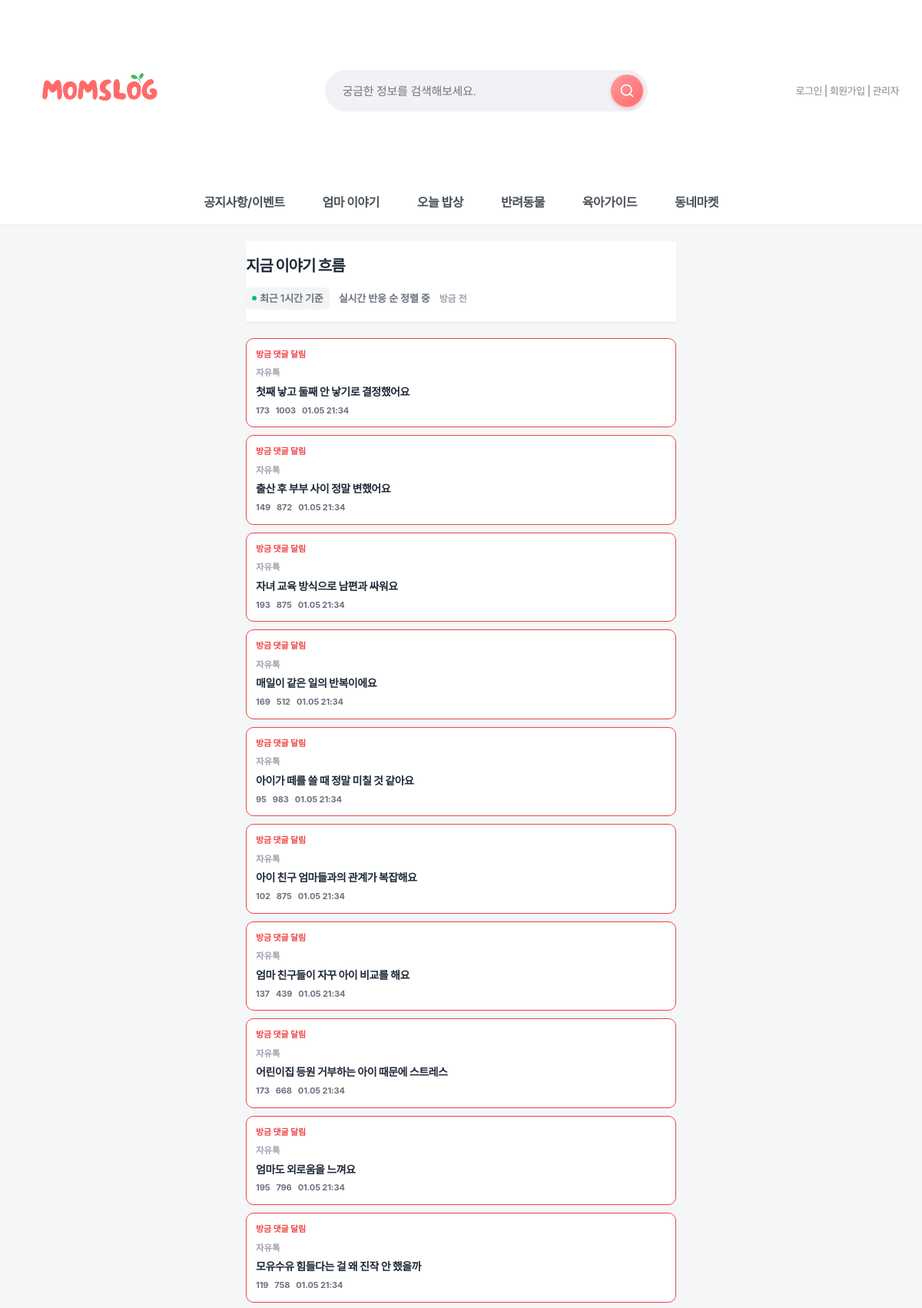
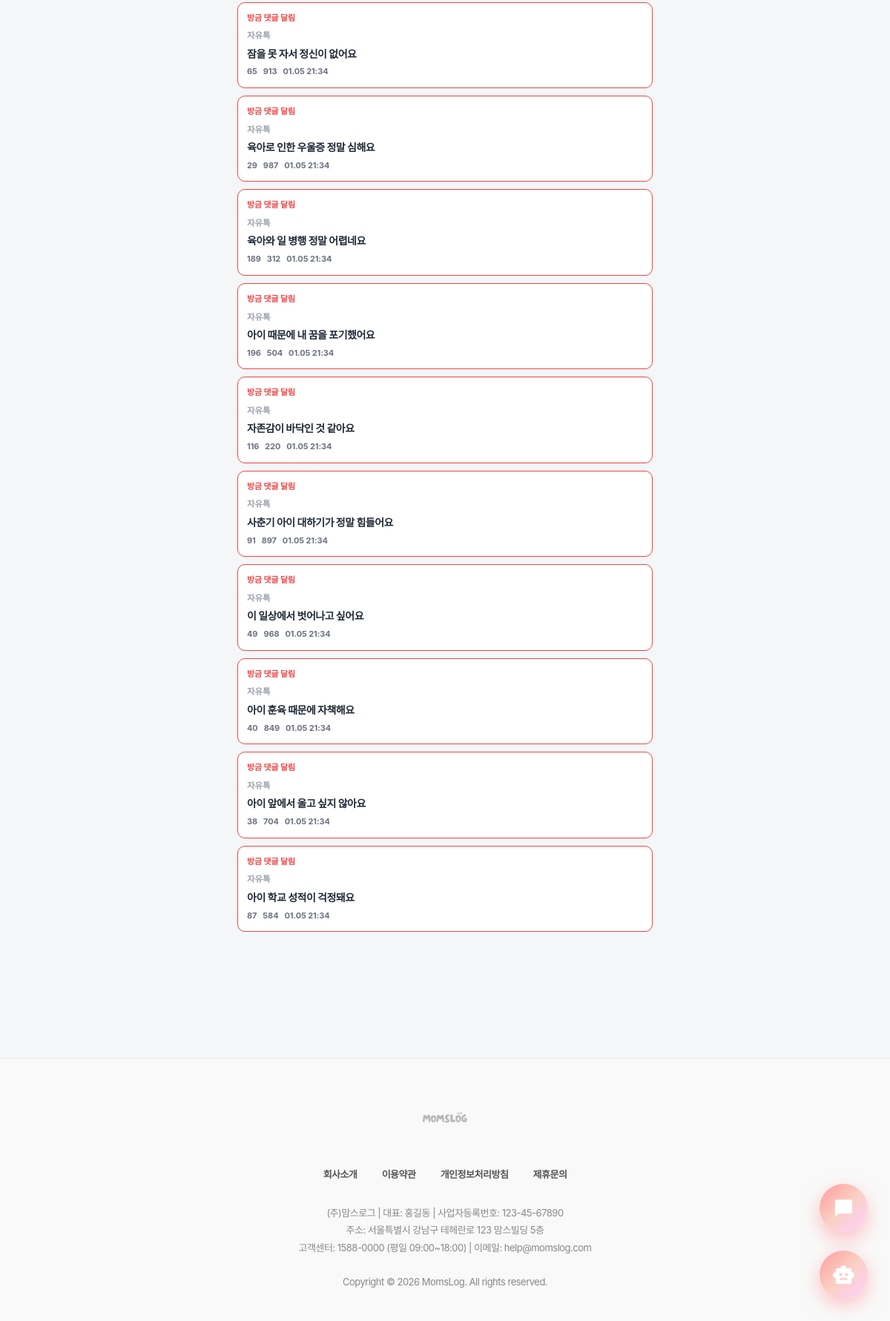
The app's page /realtime-feed/ with its own data (2 pictures, top to bottom).
### board/models.py (models this page shows, shortened)
class FreePost(models.Model):
    CATEGORY_CHOICES = [
        ('all', '전체보기'),
        ('mom', '육아수다'),
        ('husband', '남편뒷담화'),
        ('family', '시댁/친정'),
        ('preg', '임신출산'),
    ]
    REGION_CHOICES = [
        ('seoul', '서울시'),
        ('gyeonggi', '경기도'),
        ('incheon', '인천시'),
        ('daejeon', '대전시'),
        ('daegu', '대구시'),
        ('busan', '부산시'),
        ('gwangju', '광주시'),
        ('ulsan', '울산시'),
        ('sejong', '세종시'),
        ('other', '기타'),
    ]
    category = models.CharField(
        max_length=20,
        choices=CATEGORY_CHOICES,
        default='mom',
        verbose_name='카테고리'
    )
    title = models.CharField(max_length=200, verbose_name="제목")
    content = models.TextField(verbose_name="내용")
    author = models.ForeignKey(settings.AUTH_USER_MODEL, on_delete=models.CASCADE, verbose_name="작성자")
    created_at = models.DateTimeField(auto_now_add=True, verbose_name="작성일")
    views = models.IntegerField(default=0, verbose_name="조회수")
    reaction_empathy = models.IntegerField(default=0, verbose_name="공감해요")      # 🤝
    reaction_courage = models.IntegerField(default=0, verbose_name="힘내세요")     # 💪
    reaction_cheer = models.IntegerField(default=0, verbose_name="축하해요")       # 🎉
    reaction_support = models.IntegerField(default=0, verbose_name="응원해요")     # 👏
    reaction_thanks = models.IntegerField(default=0, verbose_name="고마워요")      # 🙏
    region = models.CharField(max_length=20, choices=REGION_CHOICES, null=True, blank=True, verbose_name="지역")
    district = models.CharField(max_length=50, null=True, blank=True, verbose_name="구/군")
    dong = models.CharField(max_length=50, null=True, blank=True, verbose_name="동/읍/면")
    latitude = models.DecimalField(max_digits=9, decimal_places=6, null=True, blank=True, verbose_name="위도")
    longitude = models.DecimalField(max_digits=9, decimal_places=6, null=True, blank=True, verbose_name="경도")
    comment_count = models.IntegerField(default=0, verbose_name="댓글수")
    bookmark_count = models.IntegerField(default=0, verbose_name="저장수")
    popularity_score = models.FloatField(default=0, verbose_name="인기도 점수")
    is_pinned = models.BooleanField(default=False, verbose_name="운영진 고정")
    pinned_at = models.DateTimeField(null=True, blank=True, verbose_name="고정 시간")
    class Meta:
        verbose_name = '자유게시판'
        verbose_name_plural = '자유게시판'
        ordering = ['-created_at']
        indexes = [
            models.Index(fields=['-is_pinned', '-popularity_score', '-created_at']),
            models.Index(fields=['region', '-popularity_score']),
        ]

### main/views.py (the view, shortened to what this page needs)
# urls.py: path('realtime-feed/', views.realtime_feed, name='realtime_feed'),  # 26-01-05 슬기 추가: 실시간 반응 피드
def realtime_feed(request):
    page = request.GET.get('page', 1)
    limit = 20  # ??번에 로드??글??개수
    try:
        page = int(page)
        if page < 1:
            page = 1
    except (ValueError, TypeError):
        page = 1
    offset = (page - 1) * limit
    free_posts = list(FreePost.objects.order_by('-popularity_score', '-created_at')[:200])
    hotdeal_posts = list(HotDeal.objects.order_by('-popularity_score', '-created_at')[:200])
    parenting_posts = list(ParentingInfo.objects.order_by('-popularity_score', '-created_at')[:200])
    for post in free_posts:
        post.post_type = 'free'
        post.popularity_icon = get_popularity_icon(post.popularity_score)
    for post in hotdeal_posts:
        post.post_type = 'hotdeal'
        post.popularity_icon = get_popularity_icon(post.popularity_score)
    for post in parenting_posts:
        post.post_type = 'parenting'
        post.popularity_icon = get_popularity_icon(post.popularity_score)
    all_posts = free_posts + hotdeal_posts + parenting_posts
    sorted_posts = sorted(all_posts, key=lambda x: (x.popularity_score, x.created_at), reverse=True)
    total_count = len(sorted_posts)
    paginated_posts = sorted_posts[offset:offset + limit]
    context = {
        'posts': paginated_posts,
        'total_count': total_count,
        'page': page,
        'limit': limit,
        'has_next': (offset + limit) < total_count,
    }
    return render(request, 'main/realtime_feed.html', context)

### main/templates/main/realtime_feed.html (shortened to what this page needs)
{% extends 'base.html' %}
{% load static %}
{% block content %}
<div class="realtime-container">
  <div class="realtime-header">
    <h1 class="realtime-header-title">지금 이야기 흐름</h1>
    <div class="realtime-status">
      <div class="status-badge">
        <div class="status-dot"></div>
        <span>최근 1시간 기준</span>
      </div>
      <span>실시간 반응 순 정렬 중</span>
      <span class="refresh-time" id="last-refresh">방금 전</span>
    </div>
  </div>
  <div class="realtime-feed" id="feed-container">
    {% for post in posts %}
      {% with views=post.views|default:0 comments=post.comment_count|default:0 score=post.popularity_score|default:0 %}
        {% if comments >= 10 %}
          {% with status_label="방금 댓글 달림" %}
          <a class="feed-card {% if comments >= 20 or score >= 80 %}level-top{% elif comments >= 8 or score >= 50 %}level-mid{% else %}level-base{% endif %}" href="{% if post.post_type == 'free' %}{% url 'board:free_detail' post.pk %}{% elif post.post_type == 'hotdeal' %}{% url 'board:hotdeal_detail' post.pk %}{% else %}{% url 'board:parenting_detail' post.pk %}{% endif %}">
            <div class="status">{{ status_label }}</div>
            <div class="sub">{% if post.post_type == 'free' %}자유톡{% elif post.post_type == 'hotdeal' %}핫딜{% else %}육아정보{% endif %}</div>
            <div class="title">{{ post.title }}</div>
            <div class="meta-line">
              <span class="metric comments">{{ comments }}</span>
              <span class="metric views">{{ views }}</span>
              <span class="metric time">{{ post.created_at|date:"m.d H:i" }}</span>
            </div>
          </a>
          {% endwith %}
        {% endif %}
      {% endwith %}
    {% empty %}
      <div class="empty-state">
        <div class="empty-state-icon">📭</div>
        <div class="empty-state-text">지금 반응 중인 글이 없습니다.</div>
      </div>
    {% endfor %}
  </div>
  <div class="scroll-trigger" id="scroll-trigger">
  </div>
</div>
{% endblock %}

### main/templates/base.html (shortened to what this page needs)
{% load static %}
<!DOCTYPE html>
<html lang="en">
<head>
    <link rel="stylesheet" as="style" crossorigin href="https://cdn.jsdelivr.net/gh/orioncactus/pretendard@v1.3.9/dist/web/static/pretendard.min.css" />
    <link rel="stylesheet" href="{% static 'css/style.css' %}?v=3">
    <link rel="stylesheet" href="{% static 'css/dropdown.css' %}">
    <link rel="stylesheet" href="{% static 'css/signup.css' %}">
    <link rel="stylesheet" href="{% static 'css/mobile.css' %}">
    <link rel="stylesheet" href="{% static 'css/darkmode.css' %}">
    <link rel="stylesheet" href="{% static 'css/premium-finish.css' %}">
        <link rel="stylesheet" href="{% static 'css/mindcheck-modal.css' %}?v=20260111">
</head>
<body class="light-mode">
    <header>
        <div class="header-top">
            <div class="container">
                <h1 class="logo">
                <a href="{% url 'main:index' %}">
                    <img src="{% static 'images/8.png' %}" alt="맘스로그 로고" style="height: 200px; width: auto;">
                </a>
            </h1>
                <form class="search-bar" method="get" action="{% url 'main:search' %}">
                    <input type="text" name="q" placeholder="궁금한 정보를 검색해보세요." value="{{ q|default:'' }}">
                    <button type="submit">
                        <svg width="20" height="20" viewBox="0 0 24 24" fill="none" stroke="currentColor" stroke-width="2" stroke-linecap="round" stroke-linejoin="round">
                            <circle cx="11" cy="11" r="8"></circle>
                            <path d="m21 21-4.35-4.35"></path>
                        </svg>
                    </button>
                </form>
                <div class="top-links">
                    {% if user.is_authenticated %}
                        <a href="{% url 'board:notification_list' %}" class="notification-icon" id="notificationLink">
                            🔔
                            {% with unread_count=user.notifications.count %}
                            {% if unread_count > 0 %}
                                <span class="notification-badge" id="notifBadge" data-count="{{ unread_count }}">{{ unread_count }}</span>
                            {% endif %}
                            {% endwith %}
                        </a>
                        <span> <b>{% if user.is_superuser %}관리자{% else %}{{ user.nickname }}{% endif %}</b>님 환영합니다!</span>
                        | <a href="{% url 'accounts:profile_auth' %}">마이페이지</a>
                        | <a href="{% url 'accounts:logout' %}">로그아웃</a>
                        {% if user.is_staff %}
                        | <a href="{% url 'accounts:admin_dashboard' %}">관리자 통계</a>
                        | <a href="/admin/">관리자</a>
                        {% endif %}
                    {% else %}
                        <a href="{% url 'accounts:login' %}">로그인</a>
                        | <a href="{% url 'accounts:signup' %}">회원가입</a>
                        | <a href="/admin/">관리자</a>
                    {% endif %}
                </div>
            </div>
        </div>
        <nav class="main-nav">
            <div class="container">
                <ul id="mainMenu">
                    <li><a href="{% url 'board:notice_list' %}">공지사항/이벤트</a></li>
                    <li class="has-sub">
                        <a href="javascript:void(0)" onclick="toggleMenu(this)">엄마 이야기</a>
                    </li>
                    <li class="has-sub">
                        <a href="javascript:void(0)" onclick="toggleMenu(this)">오늘 밥상</a>
                    </li>
                    <li class="has-sub">
                        <a href="javascript:void(0)" onclick="toggleMenu(this)">반려동물</a>
                    </li>
                    <li class="has-sub">
                        <a href="javascript:void(0)" onclick="toggleMenu(this)">육아가이드</a>
                    </li>
                    <li class="has-sub">
                        <a href="javascript:void(0)" onclick="toggleMenu(this)">동네마켓</a>
                    </li>
                </ul>
            </div>
        </nav>
    </header>
    <main class="container main-content">
        {% block content %}
        {% endblock %}
    </main>
    <footer>
        <div class="footer-content">
            <div class="footer-logo">
                <img src="{% static 'images/8.png' %}" style="height: 80px; opacity: 0.6; filter: grayscale(100%); margin-bottom: 20px;">
            </div>
            <div class="footer-links">
                <a href="#">회사소개</a>
                <a href="#">이용약관</a>
                <a href="#">개인정보처리방침</a>
                <a href="#">제휴문의</a>
            </div>
            <div class="company-info">
                (주)맘스로그 | 대표: 홍길동 | 사업자등록번호: 123-45-67890<br>
                주소: 서울특별시 강남구 테헤란로 123 맘스빌딩 5층<br>
                고객센터: 1588-0000 (평일 09:00~18:00) | 이메일: help@momslog.com<br>
                <br>Copyright © 2026 MomsLog. All rights reserved.
            </div>
        </div>
    </footer>
    {% include 'chatbot/chatbot_widget.html' %}
    {% include 'chat/chat_widget.html' %}
</body>
</html>

### chatbot/templates/chatbot/chatbot_widget.html (shortened to what this page needs)
{% load static %}
<!DOCTYPE html>
<html>
<head>
<link rel="stylesheet" as="style" crossorigin href="https://cdn.jsdelivr.net/gh/orioncactus/pretendard@v1.3.9/dist/web/static/pretendard.min.css" />
<link rel="stylesheet" href="{% static 'css/chatbot.css' %}">
</head>
<body>
<button class="chatbot-toggler" onclick="toggleChatbot()">
    <span class="material-icons-round" style="font-size: 32px;">smart_toy</span>
</button>
</body>
</html>

### chat/templates/chat/chat_widget.html (shortened to what this page needs)
{% load static %}
<button id="chatpopFab" class="chatpop-fab" title="실시간 채팅" aria-label="실시간 채팅">
  <span class="material-icons-round" style="font-size:28px;">chat_bubble</span>
</button>

### records on screen
FreePost: status_label "방금 댓글 달림", shows "자유톡", title "첫째 낳고 둘째 안 낳기로 결정했어요", comment_count "173", views "1003", created_at "01.05 21:34"
FreePost: status_label "방금 댓글 달림", shows "자유톡", title "출산 후 부부 사이 정말 변했어요", comment_count "149", views "872", created_at "01.05 21:34"
FreePost: status_label "방금 댓글 달림", shows "자유톡", title "자녀 교육 방식으로 남편과 싸워요", comment_count "193", views "875", created_at "01.05 21:34"
FreePost: status_label "방금 댓글 달림", shows "자유톡", title "매일이 같은 일의 반복이에요", comment_count "169", views "512", created_at "01.05 21:34"
FreePost: status_label "방금 댓글 달림", shows "자유톡", title "아이가 떼를 쓸 때 정말 미칠 것 같아요", comment_count "95", views "983", created_at "01.05 21:34"
FreePost: status_label "방금 댓글 달림", shows "자유톡", title "아이 친구 엄마들과의 관계가 복잡해요", comment_count "102", views "875", created_at "01.05 21:34"
FreePost: status_label "방금 댓글 달림", shows "자유톡", title "엄마 친구들이 자꾸 아이 비교를 해요", comment_count "137", views "439", created_at "01.05 21:34"
FreePost: status_label "방금 댓글 달림", shows "자유톡", title "어린이집 등원 거부하는 아이 때문에 스트레스", comment_count "173", views "668", created_at "01.05 21:34"
FreePost: status_label "방금 댓글 달림", shows "자유톡", title "엄마도 외로움을 느껴요", comment_count "195", views "796", created_at "01.05 21:34"
FreePost: status_label "방금 댓글 달림", shows "자유톡", title "모유수유 힘들다는 걸 왜 진작 안 했을까", comment_count "119", views "758", created_at "01.05 21:34"
FreePost: status_label "방금 댓글 달림", shows "자유톡", title "잠을 못 자서 정신이 없어요", comment_count "65", views "913", created_at "01.05 21:34"
FreePost: status_label "방금 댓글 달림", shows "자유톡", title "육아로 인한 우울증 정말 심해요", comment_count "29", views "987", created_at "01.05 21:34"
FreePost: status_label "방금 댓글 달림", shows "자유톡", title "육아와 일 병행 정말 어렵네요", comment_count "189", views "312", created_at "01.05 21:34"
FreePost: status_label "방금 댓글 달림", shows "자유톡", title "아이 때문에 내 꿈을 포기했어요", comment_count "196", views "504", created_at "01.05 21:34"
FreePost: status_label "방금 댓글 달림", shows "자유톡", title "자존감이 바닥인 것 같아요", comment_count "116", views "220", created_at "01.05 21:34"
FreePost: status_label "방금 댓글 달림", shows "자유톡", title "사춘기 아이 대하기가 정말 힘들어요", comment_count "91", views "897", created_at "01.05 21:34"
FreePost: status_label "방금 댓글 달림", shows "자유톡", title "이 일상에서 벗어나고 싶어요", comment_count "49", views "968", created_at "01.05 21:34"
FreePost: status_label "방금 댓글 달림", shows "자유톡", title "아이 훈육 때문에 자책해요", comment_count "40", views "849", created_at "01.05 21:34"
FreePost: status_label "방금 댓글 달림", shows "자유톡", title "아이 앞에서 울고 싶지 않아요", comment_count "38", views "704", created_at "01.05 21:34"
FreePost: status_label "방금 댓글 달림", shows "자유톡", title "아이 학교 성적이 걱정돼요", comment_count "87", views "584", created_at "01.05 21:34"
